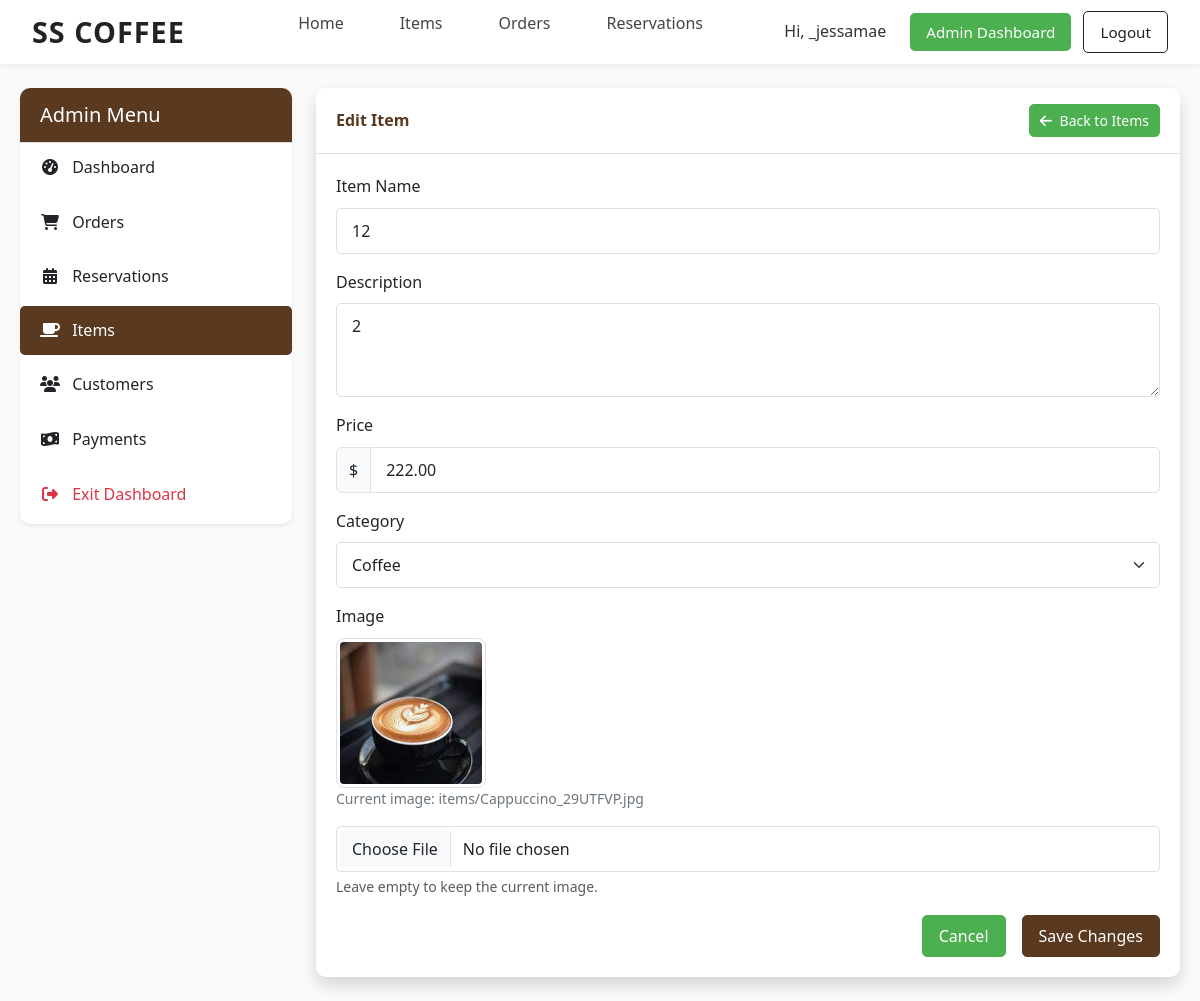
Screenshot of /admin-dashboard/items/edit/1/ (signed in) with the database file from the repository.
### core/models.py (models this page shows, shortened)
class CustomUser(AbstractUser):
    pass

class Item(models.Model):
    name = models.CharField(max_length=100)
    description = models.TextField()
    price = models.DecimalField(max_digits=6, decimal_places=2)
    image = models.ImageField(upload_to='items/')
    CATEGORY_CHOICES = [
        ('coffee', 'Coffee'),
        ('snack', 'Snack'),
    ]
    category = models.CharField(max_length=20, choices=CATEGORY_CHOICES)

### core/views.py (the view, shortened to what this page needs)
# urls.py: path('admin-dashboard/items/edit/<int:item_id>/', views.admin_edit_item, name='admin_edit_item'),
@user_passes_test(is_admin)
def admin_edit_item(request, item_id):
    item = get_object_or_404(Item, id=item_id)
    return render(request, 'admin/edit_item.html', {'item': item})

### core/views.py (called while the page is built)
def is_admin(user):
    return user.is_authenticated and (user.is_staff or user.is_superuser)

### core/templates/admin/edit_item.html (shortened to what this page needs)
{% extends 'base.html' %}
{% load static %}
{% block extra_css %}
<link rel="stylesheet" href="{% static 'css/admin/dashboard.css' %}">
{% endblock %}
{% block content %}
<div class="container-fluid mt-4">
    <div class="row">
        <div class="col-md-3">
            <div class="card shadow-sm mb-4">
                <div class="card-header bg-dark text-white">
                    <h5 class="mb-0">Admin Menu</h5>
                </div>
                <div class="list-group list-group-flush">
                    <a href="{% url 'admin_dashboard' %}" class="list-group-item list-group-item-action">
                        <i class="fas fa-tachometer-alt me-2"></i> Dashboard
                    </a>
                    <a href="{% url 'admin_orders' %}" class="list-group-item list-group-item-action">
                        <i class="fas fa-shopping-cart me-2"></i> Orders
                    </a>
                    <a href="{% url 'admin_reservations' %}" class="list-group-item list-group-item-action">
                        <i class="fas fa-calendar-alt me-2"></i> Reservations
                    </a>
                    <a href="{% url 'admin_items' %}" class="list-group-item list-group-item-action active">
                        <i class="fas fa-coffee me-2"></i> Items
                    </a>
                    <a href="{% url 'admin_customers' %}" class="list-group-item list-group-item-action">
                        <i class="fas fa-users me-2"></i> Customers
                    </a>
                    <a href="{% url 'admin_payments' %}" class="list-group-item list-group-item-action">
                        <i class="fas fa-money-bill-wave me-2"></i> Payments
                    </a>
                    <a href="{% url 'home' %}" class="list-group-item list-group-item-action text-danger">
                        <i class="fas fa-sign-out-alt me-2"></i> Exit Dashboard
                    </a>
                </div>
            </div>
        </div>
        <div class="col-md-9">
            <div class="card shadow mb-4">
                <div class="card-header py-3 d-flex flex-row align-items-center justify-content-between">
                    <h6 class="m-0 font-weight-bold text-primary">Edit Item</h6>
                    <a href="{% url 'admin_items' %}" class="btn btn-sm btn-secondary">
                        <i class="fas fa-arrow-left me-1"></i> Back to Items
                    </a>
                </div>
                <div class="card-body">
                    <form method="post" enctype="multipart/form-data">
                        <div class="mb-3">
                            <label for="name" class="form-label">Item Name</label>
                            <input type="text" class="form-control" id="name" name="name" value="{{ item.name }}" required>
                        </div>
                        <div class="mb-3">
                            <label for="description" class="form-label">Description</label>
                            <textarea class="form-control" id="description" name="description" rows="3" required>{{ item.description }}</textarea>
                        </div>
                        <div class="mb-3">
                            <label for="price" class="form-label">Price</label>
                            <div class="input-group">
                                <span class="input-group-text">$</span>
                                <input type="number" class="form-control" id="price" name="price" step="0.01" min="0" value="{{ item.price }}" required>
                            </div>
                        </div>
                        <div class="mb-3">
                            <label for="category" class="form-label">Category</label>
                            <select class="form-select" id="category" name="category" required>
                                <option value="coffee" {% if item.category == 'coffee' %}selected{% endif %}>Coffee</option>
                            </select>
                        </div>
                        <div class="mb-3">
                            <label for="image" class="form-label">Image</label>
                            {% if item.image %}
                                <div class="mb-2">
                                    <img src="{{ item.image.url }}" alt="{{ item.name }}" class="img-thumbnail" style="max-height: 150px;">
                                    <p class="small text-muted">Current image: {{ item.image.name }}</p>
                                </div>
                            {% endif %}
                            <input type="file" class="form-control" id="image" name="image" accept="image/*">
                            <div class="form-text">Leave empty to keep the current image.</div>
                        </div>
                        <div class="d-grid gap-2 d-md-flex justify-content-md-end">
                            <a href="{% url 'admin_items' %}" class="btn btn-secondary me-md-2">Cancel</a>
                            <button type="submit" class="btn btn-primary">Save Changes</button>
                        </div>
                    </form>
                </div>
            </div>
        </div>
    </div>
</div>
{% endblock %}

### core/templates/navbar.html (shortened to what this page needs)
{% load static %}
<nav class="navbar">
  <div class="logo"><a href="{% url 'home' %}">SS Coffee</a></div>
  <ul class="nav-links">
    <li><a href="{% url 'home' %}">Home</a></li>
    <li><a href="{% url 'items' %}">Items</a></li>
    <li><a href="{% url 'orders' %}">Orders</a></li>
    <li><a href="{% url 'reservations' %}">Reservations</a></li>
  </ul>
  <div class="auth-buttons">
    {% if request.user.is_authenticated %}
      <span class="welcome">Hi, {{ request.user.username }}</span>
      {% if request.user.is_staff or request.user.is_superuser %}
        <a href="{% url 'admin_dashboard' %}" class="btn" style="background-color: #4CAF50; color: white; border: none;">Admin Dashboard</a>
      {% endif %}
      <a href="{% url 'logout' %}" class="logout-btn">Logout</a>
    {% else %}
      <button type="button" class="btn login-btn">Login</button>
      <button type="button" class="btn register-btn">Register</button>
    {% endif %}
  </div>
</nav>

### core/static/css/global.css (style rules this page uses)
:root { --primary-color: #5a3921; --primary-light: #8c6d4f; --primary-dark: #3e2816; --secondary-color: #4CAF50; --secondary-light: #80e27e; --secondary-dark: #087f23; --text-dark: #333333; --text-light: #ffffff; --background-light: #f8f9fa; --background-card: #ffffff; --border-color: #e0e0e0; --danger-color: #dc3545; --warning-color: #ffc107; --info-color: #17a2b8; }
body { font-family: 'Poppins', 'Segoe UI', Tahoma, Geneva, Verdana, sans-serif; background-color: var(--background-light); color: var(--text-dark); line-height: 1.6; margin: 0; padding: 0; }
a { color: var(--primary-color); text-decoration: none; transition: color 0.3s ease; }
.container, .container-fluid { padding: 0 20px; }
.text-primary { color: var(--primary-color) !important; }
.btn { padding: 8px 16px; border-radius: 5px; font-weight: 500; transition: all 0.3s ease; }
.btn-primary { background-color: var(--primary-color); border-color: var(--primary-color); color: var(--text-light); }
.btn-secondary { background-color: var(--secondary-color); border-color: var(--secondary-color); color: var(--text-light); }
.form-control { padding: 10px 15px; border: 1px solid var(--border-color); border-radius: 5px; }

### core/static/css/admin/dashboard.css (style rules this page uses)
:root { --primary-color: #5a3921; --primary-light: #8c6d4f; --primary-dark: #3e2816; --secondary-color: #4CAF50; --secondary-light: #80e27e; --secondary-dark: #087f23; --text-dark: #333333; --text-light: #ffffff; --background-light: #f8f9fa; --background-card: #ffffff; --border-color: #e0e0e0; --danger-color: #dc3545; --warning-color: #ffc107; --info-color: #17a2b8; }
body { font-family: 'Segoe UI', Tahoma, Geneva, Verdana, sans-serif; background-color: var(--background-light); color: var(--text-dark); line-height: 1.6; }
.container-fluid { padding: 0 20px; }
.card { border: none; border-radius: 10px; box-shadow: 0 4px 6px rgba(0, 0, 0, 0.1); margin-bottom: 24px; background-color: var(--background-card); transition: transform 0.3s ease, box-shadow 0.3s ease; }
.card-header { border-bottom: 1px solid var(--border-color); padding: 15px 20px; font-weight: 600; background-color: var(--background-card); border-radius: 10px 10px 0 0 !important; }
.card-header.bg-dark { background-color: var(--primary-color) !important; color: var(--text-light); }
.card-body { padding: 20px; }
.list-group-item { border: none; padding: 12px 20px; margin-bottom: 5px; border-radius: 5px !important; transition: all 0.3s ease; }
.list-group-item.active { background-color: var(--primary-color); border-color: var(--primary-color); }
.list-group-item i { margin-right: 10px; width: 20px; text-align: center; }
.list-group-item.text-danger { color: var(--danger-color) !important; }
.text-primary { color: var(--primary-color) !important; }
.font-weight-bold { font-weight: 600 !important; }
.btn { padding: 8px 16px; border-radius: 5px; font-weight: 500; transition: all 0.3s ease; }
.btn-primary { background-color: var(--primary-color); border-color: var(--primary-color); }
.btn-sm { padding: 5px 10px; font-size: 0.875rem; }
.form-control { padding: 10px 15px; border: 1px solid var(--border-color); border-radius: 5px; height: auto; }
.form-select { padding: 10px 15px; border: 1px solid var(--border-color); border-radius: 5px; height: auto; }
.img-thumbnail { border-radius: 8px; border: 1px solid var(--border-color); padding: 3px; }

### rows the page displays
CustomUser: user.username "_jessamae"
Item: name "12", description "2", price "222.00", category "Coffee", image (picture), image.name "items/Cappuccino_29UTFVP.jpg"
